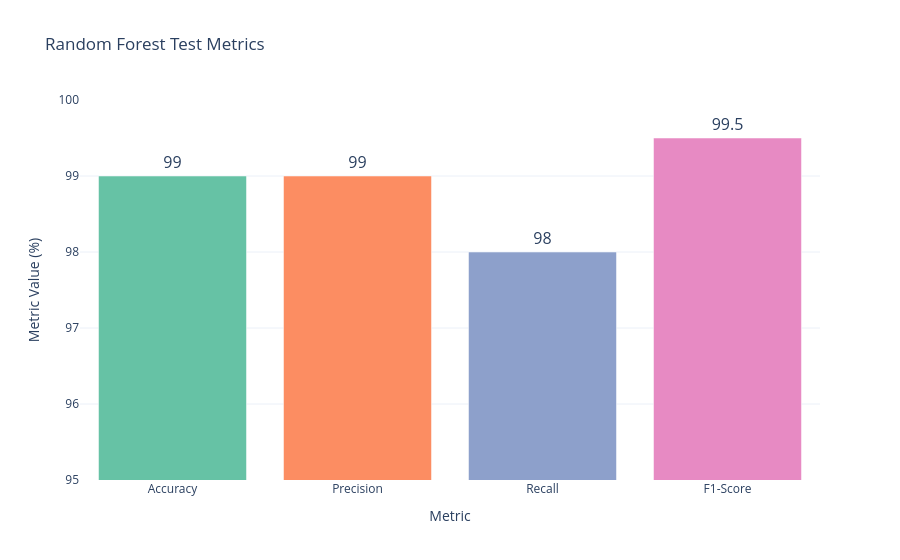

Notebook source saved alongside this figure:
### Code cell
import pandas as pd
import plotly.express as px

# Example data for metrics
metrics_data = {
    "Model": ["Random Forest"] * 4,  # Repeat "Random Forest" to match the length of the other lists
    "Metric": ["Accuracy", "Precision", "Recall", "F1-Score"],
    "Value": [99,99,98,99.5],
}

df = pd.DataFrame(metrics_data)

# Create a plot for the model
fig = px.bar(
    df,
    x="Metric",
    y="Value",
    color="Metric",
    title="Random Forest Test Metrics",
    labels={"Value": "Metric Value (%)", "Metric": "Metric"},
    color_discrete_sequence=px.colors.qualitative.Set2,
    text="Value",
)
fig.update_traces(
    textfont_size=16,  # Increase text size
    textposition="outside"  # Place the text outside the bars for better visibility
)

fig.update_layout(
    yaxis=dict(title="Metric Value (%)", range=[95, 100]),
    template="plotly_white",
    showlegend=False
)

fig.show()

### Figure 1 — Plotly figure (JSON) as saved in the notebook; plotly's stock layout.template omitted (floating-point values rounded to 4 significant figures)
{"data": [{"alignmentgroup": "True", "hovertemplate": "Metric=%{x}<br>Metric Value (%)=%{text}<extra></extra>", "legendgroup": "Accuracy", "marker": {"color": "rgb(102,194,165)", "pattern": {"shape": ""}}, "name": "Accuracy", "offsetgroup": "Accuracy", "orientation": "v", "showlegend": true, "text": [99], "textfont": {"size": 16}, "textposition": "outside", "type": "bar", "x": ["Accuracy"], "xaxis": "x", "y": [99], "yaxis": "y"}, {"alignmentgroup": "True", "hovertemplate": "Metric=%{x}<br>Metric Value (%)=%{text}<extra></extra>", "legendgroup": "Precision", "marker": {"color": "rgb(252,141,98)", "pattern": {"shape": ""}}, "name": "Precision", "offsetgroup": "Precision", "orientation": "v", "showlegend": true, "text": [99], "textfont": {"size": 16}, "textposition": "outside", "type": "bar", "x": ["Precision"], "xaxis": "x", "y": [99], "yaxis": "y"}, {"alignmentgroup": "True", "hovertemplate": "Metric=%{x}<br>Metric Value (%)=%{text}<extra></extra>", "legendgroup": "Recall", "marker": {"color": "rgb(141,160,203)", "pattern": {"shape": ""}}, "name": "Recall", "offsetgroup": "Recall", "orientation": "v", "showlegend": true, "text": [98], "textfont": {"size": 16}, "textposition": "outside", "type": "bar", "x": ["Recall"], "xaxis": "x", "y": [98], "yaxis": "y"}, {"alignmentgroup": "True", "hovertemplate": "Metric=%{x}<br>Metric Value (%)=%{text}<extra></extra>", "legendgroup": "F1-Score", "marker": {"color": "rgb(231,138,195)", "pattern": {"shape": ""}}, "name": "F1-Score", "offsetgroup": "F1-Score", "orientation": "v", "showlegend": true, "text": [99.5], "textfont": {"size": 16}, "textposition": "outside", "type": "bar", "x": ["F1-Score"], "xaxis": "x", "y": [99.5], "yaxis": "y"}], "layout": {"autosize": true, "barmode": "relative", "legend": {"title": {"text": "Metric"}, "tracegroupgap": 0}, "showlegend": false, "title": {"text": "Random Forest Test Metrics"}, "xaxis": {"anchor": "y", "autorange": true, "categoryarray": ["Accuracy", "Precision", "Recall", "F1-Score"], "categoryorder": "array", "domain": [0, 1], "range": [-0.5, 3.5], "title": {"text": "Metric"}, "type": "category"}, "yaxis": {"anchor": "x", "domain": [0, 1], "range": [95, 100], "title": {"text": "Metric Value (%)"}, "type": "linear"}}}
